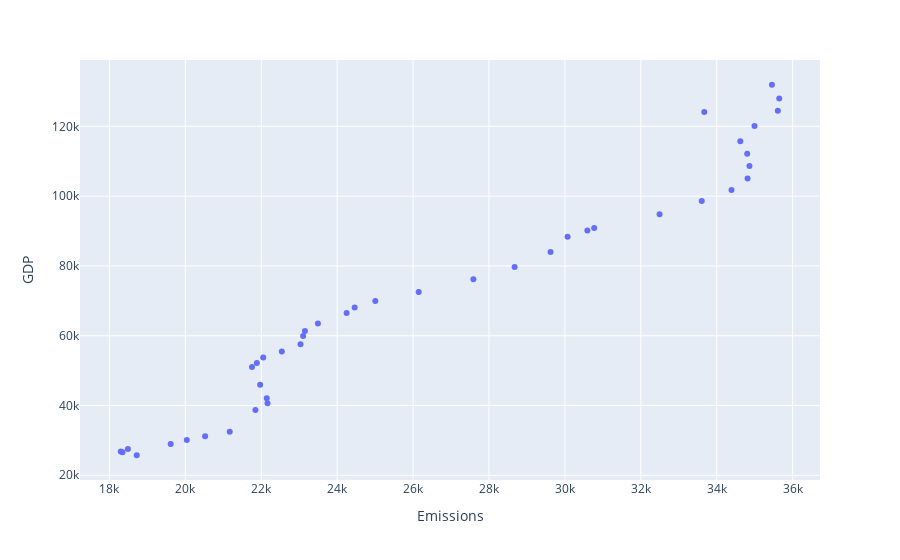

Here is the notebook cell this chart was saved with:
### Markdown cell above
#### This is the strongest correlation. We can infer that CO2 Emissions are highly explained by Fossil energy production.

### Code cell
fig=px.scatter(df_source2,x='Emissions', y='GDP',labels=dict(x='Country'))
fig.show()

### Figure 1 — Plotly figure (JSON) as saved in the notebook; plotly's stock layout.template omitted (floating-point values rounded to 4 significant figures)
{"data": [{"hovertemplate": "Emissions=%{x}<br>GDP=%{y}<extra></extra>", "legendgroup": "", "marker": {"color": "#636efa", "symbol": "circle"}, "mode": "markers", "name": "", "orientation": "v", "showlegend": false, "type": "scatter", "x": [18720.0, 18350.0, 18300.0, 18490.0, 19610.0, 20040.0, 20520.0, 21170.0, 21850.0, 22160.0, 22150.0, 21970.0, 21760.0, 21880.0, 22050.0, 22540.0, 23030.0, 23100.0, 23150.0, 23490.0, 24250.0, 24460.0, 25000.0, 26150.0, 27590.0, 28670.0, 29620.0, 30070.0, 30770.0, 30590.0, 32490.0, 33600.0, 34390.0, 34810.0, 34860.0, 34800.0, 34620.0, 35000.0, 35610.0, 35650.0, 33670.0, 35450.0], "xaxis": "x", "y": [25740.0, 26630.0, 26780.0, 27550.0, 28960.0, 30090.0, 31160.0, 32500.0, 38710.0, 40610.0, 42090.0, 45940.0, 51060.0, 52180.0, 53720.0, 55460.0, 57570.0, 59900.0, 61350.0, 63470.0, 66520.0, 68050.0, 69930.0, 72500.0, 76170.0, 79720.0, 83960.0, 88320.0, 90850.0, 90180.0, 94830.0, 98590.0, 101800.0, 105100.0, 108600.0, 112200.0, 115800.0, 120100.0, 124400.0, 127900.0, 124100.0, 131900.0], "yaxis": "y"}], "layout": {"legend": {"tracegroupgap": 0}, "margin": {"t": 60}, "xaxis": {"anchor": "y", "domain": [0, 1], "title": {"text": "Emissions"}}, "yaxis": {"anchor": "x", "domain": [0, 1], "title": {"text": "GDP"}}}}
